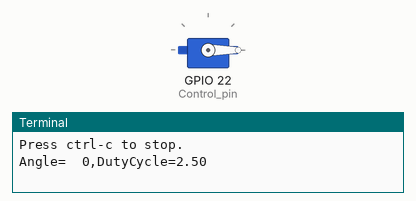
Simulated run of this program. Board: Raspberry Pi (BCM pin numbers). Parts: servo, the last lines printed to the terminal. Servo angles are drawn from the pulse width (0.5 ms = 0°, 2.5 ms = 180°).

Above: at 0.1 s.
At 8.1 s:
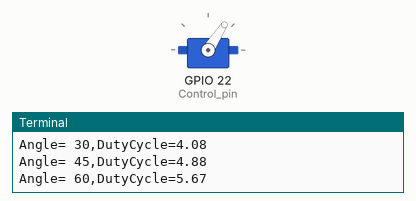
At 18.1 s:
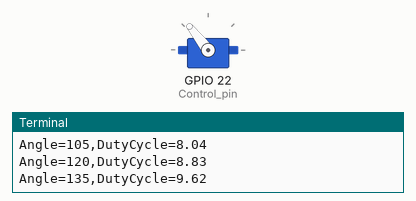
At 38.1 s:
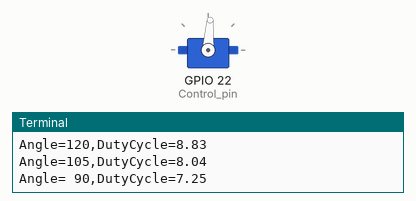
Timing chart, 0 to 39.6 s (numbered marks = the images above):
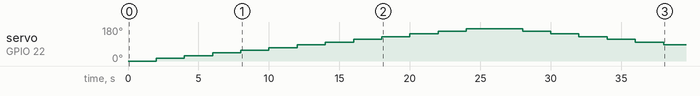

Measured:
- by itself, servo on GPIO 22 (Control_pin): rises from 0° to 171° in 22.0 s, then falls to 86° in 14.0 s

The program:

PWM_SG90.py
```python
import RPi.GPIO as GPIO
import time

Control_pin=22
PWM_FREQ=50
STEP=15 #The angle that rotates everytime

GPIO.setmode(GPIO.BCM)
GPIO.setup(Control_pin,GPIO.OUT)

pwm=GPIO.PWM(Control_pin,PWM_FREQ)
pwm.start(0)

def angle_to_dutycycle(angle=0): #Angle and dutycycle transformation
	duty_cycle=(0.05*PWM_FREQ)+(0.19*PWM_FREQ*angle/180)
	return duty_cycle

try:
	print("Press ctrl-c to stop.")
	for angle in range(0,181,STEP):
		dc=angle_to_dutycycle(angle)
		pwm.ChangeDutyCycle(dc)
		print("Angle={:>3},DutyCycle={:.2f}".format(angle,dc))
		time.sleep(2)
	for angle in range(180,-1,-STEP):
                dc=angle_to_dutycycle(angle)
                pwm.ChangeDutyCycle(dc)
                print("Angle={:>3},DutyCycle={:.2f}".format(angle,dc))
                time.sleep(2)
	pwm.ChangeDutyCycle(angle_to_dutycycle(90))
	while(True): #Loop to let the angle stops at 90, and wait for Interrupt
		next

except KeyboardInterrupt:
	print("Stop.")
finally:
	pwm.stop()
	GPIO.cleanup()
```
